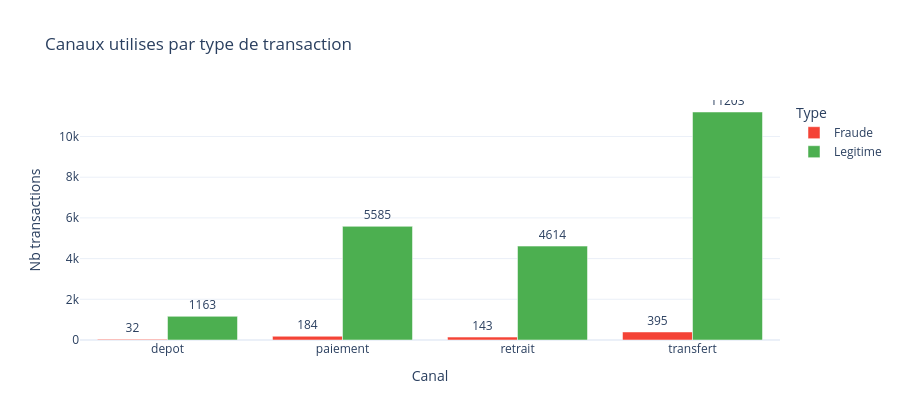

Notebook cell for this chart:
### Code cell
# Canaux de transaction
canal_df = tx.groupby(['type_transaction', 'type']).size().reset_index(name='nb')

fig = px.bar(canal_df, x='type_transaction', y='nb', color='type', barmode='group', text='nb',
             color_discrete_map={'Legitime': LEGIT, 'Fraude': FRAUD},
             title='Canaux utilises par type de transaction',
             labels={'type_transaction': 'Canal', 'nb': 'Nb transactions', 'type': 'Type'})
fig.update_traces(textposition='outside')
fig.update_layout(height=420)
fig.show()

### Figure 1 — Plotly figure (JSON) as saved in the notebook; plotly's stock layout.template omitted (floating-point values rounded to 4 significant figures)
{"data": [{"alignmentgroup": "True", "hovertemplate": "Type=Fraude<br>Canal=%{x}<br>Nb transactions=%{text}<extra></extra>", "legendgroup": "Fraude", "marker": {"color": "#F44336", "pattern": {"shape": ""}}, "name": "Fraude", "offsetgroup": "Fraude", "orientation": "v", "showlegend": true, "text": [32.0, 184.0, 143.0, 395.0], "textposition": "outside", "type": "bar", "x": ["depot", "paiement", "retrait", "transfert"], "xaxis": "x", "y": [32, 184, 143, 395], "yaxis": "y"}, {"alignmentgroup": "True", "hovertemplate": "Type=Legitime<br>Canal=%{x}<br>Nb transactions=%{text}<extra></extra>", "legendgroup": "Legitime", "marker": {"color": "#4CAF50", "pattern": {"shape": ""}}, "name": "Legitime", "offsetgroup": "Legitime", "orientation": "v", "showlegend": true, "text": [1163.0, 5585.0, 4614.0, 11200.0], "textposition": "outside", "type": "bar", "x": ["depot", "paiement", "retrait", "transfert"], "xaxis": "x", "y": [1163, 5585, 4614, 11203], "yaxis": "y"}], "layout": {"barmode": "group", "height": 420, "legend": {"title": {"text": "Type"}, "tracegroupgap": 0}, "title": {"text": "Canaux utilises par type de transaction"}, "xaxis": {"anchor": "y", "domain": [0, 1], "title": {"text": "Canal"}}, "yaxis": {"anchor": "x", "domain": [0, 1], "title": {"text": "Nb transactions"}}}}
